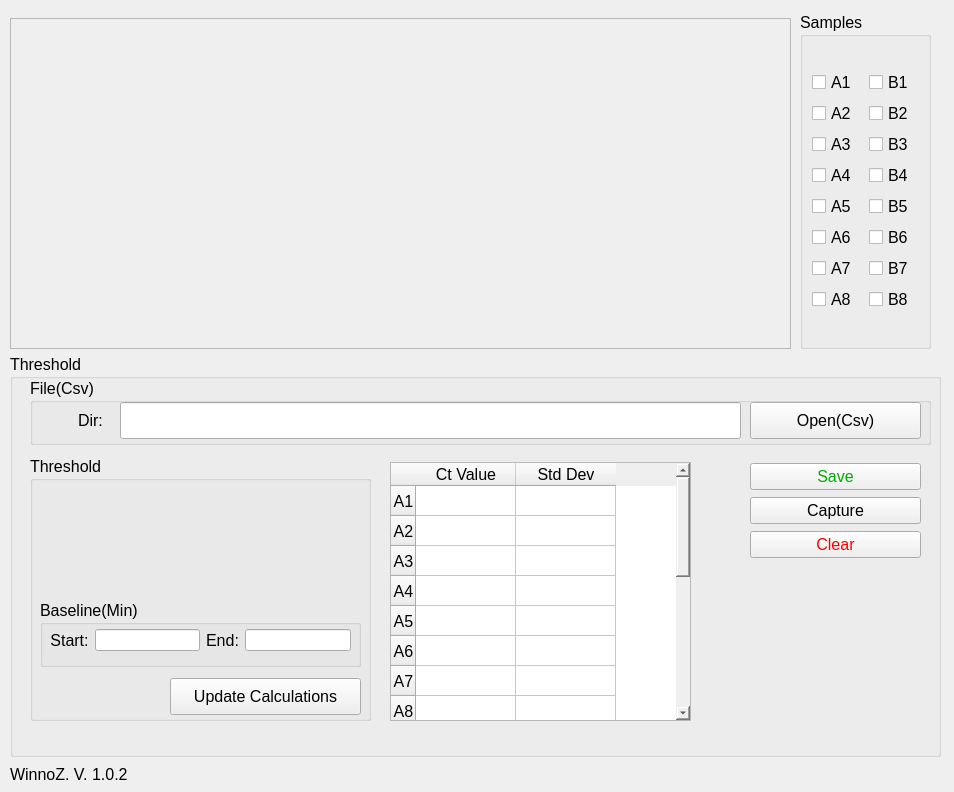
<?xml version="1.0" encoding="UTF-8"?>
<ui version="4.0">
 <class>MainWindow</class>
 <widget class="QMainWindow" name="MainWindow">
  <property name="geometry">
   <rect>
    <x>0</x>
    <y>0</y>
    <width>954</width>
    <height>792</height>
   </rect>
  </property>
  <property name="windowTitle">
   <string>Amplification Plot</string>
  </property>
  <widget class="QWidget" name="centralwidget">
   <widget class="QGroupBox" name="groupBox">
    <property name="geometry">
     <rect>
      <x>10</x>
      <y>354</y>
      <width>931</width>
      <height>403</height>
     </rect>
    </property>
    <property name="font">
     <font>
      <pointsize>12</pointsize>
      <weight>50</weight>
      <bold>false</bold>
     </font>
    </property>
    <property name="styleSheet">
     <string notr="true">border-color: rgb(85, 255, 255);</string>
    </property>
    <property name="title">
     <string>Threshold</string>
    </property>
    <widget class="QGroupBox" name="Threshold">
     <property name="geometry">
      <rect>
       <x>20</x>
       <y>102</y>
       <width>341</width>
       <height>265</height>
      </rect>
     </property>
     <property name="font">
      <font>
       <pointsize>12</pointsize>
       <weight>50</weight>
       <bold>false</bold>
      </font>
     </property>
     <property name="title">
      <string>Threshold</string>
     </property>
     <widget class="QGroupBox" name="Baseline">
      <property name="geometry">
       <rect>
        <x>10</x>
        <y>144</y>
        <width>321</width>
        <height>67</height>
       </rect>
      </property>
      <property name="font">
       <font>
        <pointsize>12</pointsize>
        <weight>50</weight>
        <bold>false</bold>
       </font>
      </property>
      <property name="title">
       <string>Baseline(Min)</string>
      </property>
      <widget class="QWidget" name="">
       <property name="geometry">
        <rect>
         <x>10</x>
         <y>25</y>
         <width>301</width>
         <height>31</height>
        </rect>
       </property>
       <layout class="QGridLayout" name="baseline">
        <item row="0" column="0">
         <widget class="QLabel" name="baseline_start">
          <property name="font">
           <font>
            <pointsize>12</pointsize>
            <weight>50</weight>
            <bold>false</bold>
           </font>
          </property>
          <property name="text">
           <string>Start:</string>
          </property>
          <property name="alignment">
           <set>Qt::AlignCenter</set>
          </property>
         </widget>
        </item>
        <item row="0" column="1">
         <widget class="QLineEdit" name="baseline_start_time">
          <property name="alignment">
           <set>Qt::AlignCenter</set>
          </property>
         </widget>
        </item>
        <item row="0" column="2">
         <widget class="QLabel" name="baseline_end">
          <property name="font">
           <font>
            <pointsize>12</pointsize>
            <weight>50</weight>
            <bold>false</bold>
           </font>
          </property>
          <property name="text">
           <string>End:</string>
          </property>
          <property name="alignment">
           <set>Qt::AlignCenter</set>
          </property>
         </widget>
        </item>
        <item row="0" column="3">
         <widget class="QLineEdit" name="baseline_end_time">
          <property name="alignment">
           <set>Qt::AlignCenter</set>
          </property>
         </widget>
        </item>
       </layout>
      </widget>
     </widget>
     <widget class="QPushButton" name="update_calculation">
      <property name="geometry">
       <rect>
        <x>140</x>
        <y>222</y>
        <width>191</width>
        <height>37</height>
       </rect>
      </property>
      <property name="font">
       <font>
        <pointsize>12</pointsize>
        <weight>50</weight>
        <bold>false</bold>
       </font>
      </property>
      <property name="text">
       <string>Update Calculations</string>
      </property>
     </widget>
    </widget>
    <widget class="QWidget" name="verticalLayoutWidget">
     <property name="geometry">
      <rect>
       <x>380</x>
       <y>108</y>
       <width>301</width>
       <height>259</height>
      </rect>
     </property>
     <layout class="QGridLayout" name="result_grip">
      <item row="0" column="0">
       <widget class="QTableWidget" name="result_value">
        <property name="font">
         <font>
          <pointsize>12</pointsize>
          <weight>50</weight>
          <bold>false</bold>
         </font>
        </property>
        <row>
         <property name="text">
          <string>A1</string>
         </property>
         <property name="font">
          <font>
           <pointsize>12</pointsize>
          </font>
         </property>
         <property name="textAlignment">
          <set>AlignCenter</set>
         </property>
        </row>
        <row>
         <property name="text">
          <string>A2</string>
         </property>
         <property name="font">
          <font>
           <pointsize>12</pointsize>
          </font>
         </property>
         <property name="textAlignment">
          <set>AlignCenter</set>
         </property>
        </row>
        <row>
         <property name="text">
          <string>A3</string>
         </property>
         <property name="font">
          <font>
           <pointsize>12</pointsize>
          </font>
         </property>
         <property name="textAlignment">
          <set>AlignCenter</set>
         </property>
        </row>
        <row>
         <property name="text">
          <string>A4</string>
         </property>
         <property name="font">
          <font>
           <pointsize>12</pointsize>
          </font>
         </property>
         <property name="textAlignment">
          <set>AlignCenter</set>
         </property>
        </row>
        <row>
         <property name="text">
          <string>A5</string>
         </property>
         <property name="font">
          <font>
           <pointsize>12</pointsize>
          </font>
         </property>
         <property name="textAlignment">
          <set>AlignCenter</set>
         </property>
        </row>
        <row>
         <property name="text">
          <string>A6</string>
         </property>
         <property name="font">
          <font>
           <pointsize>12</pointsize>
          </font>
         </property>
         <property name="textAlignment">
          <set>AlignCenter</set>
         </property>
        </row>
        <row>
         <property name="text">
          <string>A7</string>
         </property>
         <property name="font">
          <font>
           <pointsize>12</pointsize>
          </font>
         </property>
         <property name="textAlignment">
          <set>AlignCenter</set>
         </property>
        </row>
        <row>
         <property name="text">
          <string>A8</string>
         </property>
         <property name="font">
          <font>
           <pointsize>12</pointsize>
          </font>
         </property>
         <property name="textAlignment">
          <set>AlignCenter</set>
         </property>
        </row>
        <row>
         <property name="text">
          <string>B1</string>
         </property>
         <property name="font">
          <font>
           <pointsize>12</pointsize>
          </font>
         </property>
         <property name="textAlignment">
          <set>AlignCenter</set>
         </property>
        </row>
        <row>
         <property name="text">
          <string>B2</string>
         </property>
         <property name="font">
          <font>
           <pointsize>12</pointsize>
          </font>
         </property>
         <property name="textAlignment">
          <set>AlignCenter</set>
         </property>
        </row>
        <row>
         <property name="text">
          <string>B3</string>
         </property>
         <property name="font">
          <font>
           <pointsize>12</pointsize>
          </font>
         </property>
         <property name="textAlignment">
          <set>AlignCenter</set>
         </property>
        </row>
        <row>
         <property name="text">
          <string>B4</string>
         </property>
         <property name="font">
          <font>
           <pointsize>12</pointsize>
          </font>
         </property>
         <property name="textAlignment">
          <set>AlignCenter</set>
         </property>
        </row>
        <row>
         <property name="text">
          <string>B5</string>
         </property>
         <property name="font">
          <font>
           <pointsize>12</pointsize>
          </font>
         </property>
         <property name="textAlignment">
          <set>AlignCenter</set>
         </property>
        </row>
        <row>
         <property name="text">
          <string>B6</string>
         </property>
         <property name="font">
          <font>
           <pointsize>12</pointsize>
          </font>
         </property>
         <property name="textAlignment">
          <set>AlignCenter</set>
         </property>
        </row>
        <row>
         <property name="text">
          <string>B7</string>
         </property>
         <property name="font">
          <font>
           <pointsize>12</pointsize>
          </font>
         </property>
         <property name="textAlignment">
          <set>AlignCenter</set>
         </property>
        </row>
        <row>
         <property name="text">
          <string>B8</string>
         </property>
         <property name="font">
          <font>
           <pointsize>12</pointsize>
          </font>
         </property>
         <property name="textAlignment">
          <set>AlignCenter</set>
         </property>
        </row>
        <column>
         <property name="text">
          <string>Ct Value</string>
         </property>
         <property name="font">
          <font>
           <pointsize>12</pointsize>
          </font>
         </property>
         <property name="textAlignment">
          <set>AlignCenter</set>
         </property>
        </column>
        <column>
         <property name="text">
          <string>Std Dev</string>
         </property>
         <property name="font">
          <font>
           <pointsize>12</pointsize>
          </font>
         </property>
         <property name="textAlignment">
          <set>AlignCenter</set>
         </property>
        </column>
        <item row="0" column="0">
         <property name="text">
          <string/>
         </property>
         <property name="flags">
          <set>ItemIsSelectable|ItemIsEditable|ItemIsDragEnabled|ItemIsDropEnabled|ItemIsUserCheckable|ItemIsEnabled|ItemIsTristate</set>
         </property>
        </item>
        <item row="0" column="1">
         <property name="text">
          <string/>
         </property>
         <property name="font">
          <font>
           <pointsize>12</pointsize>
          </font>
         </property>
         <property name="textAlignment">
          <set>AlignCenter</set>
         </property>
        </item>
       </widget>
      </item>
     </layout>
    </widget>
    <widget class="QGroupBox" name="File">
     <property name="geometry">
      <rect>
       <x>20</x>
       <y>24</y>
       <width>901</width>
       <height>67</height>
      </rect>
     </property>
     <property name="font">
      <font>
       <pointsize>12</pointsize>
       <weight>50</weight>
       <bold>false</bold>
      </font>
     </property>
     <property name="title">
      <string>File(Csv)</string>
     </property>
     <widget class="QLabel" name="file_csv">
      <property name="geometry">
       <rect>
        <x>10</x>
        <y>30</y>
        <width>101</width>
        <height>25</height>
       </rect>
      </property>
      <property name="font">
       <font>
        <pointsize>12</pointsize>
        <weight>50</weight>
        <bold>false</bold>
       </font>
      </property>
      <property name="text">
       <string>Dir:</string>
      </property>
      <property name="alignment">
       <set>Qt::AlignCenter</set>
      </property>
     </widget>
     <widget class="QLineEdit" name="file_csv_input">
      <property name="geometry">
       <rect>
        <x>90</x>
        <y>24</y>
        <width>621</width>
        <height>37</height>
       </rect>
      </property>
      <property name="font">
       <font>
        <pointsize>12</pointsize>
        <weight>50</weight>
        <bold>false</bold>
       </font>
      </property>
     </widget>
     <widget class="QPushButton" name="update_calculation_2">
      <property name="geometry">
       <rect>
        <x>720</x>
        <y>24</y>
        <width>171</width>
        <height>37</height>
       </rect>
      </property>
      <property name="font">
       <font>
        <pointsize>12</pointsize>
       </font>
      </property>
      <property name="text">
       <string>Open(Csv)</string>
      </property>
     </widget>
    </widget>
    <widget class="QWidget" name="">
     <property name="geometry">
      <rect>
       <x>740</x>
       <y>108</y>
       <width>171</width>
       <height>97</height>
      </rect>
     </property>
     <layout class="QVBoxLayout" name="verticalLayout">
      <item>
       <widget class="QPushButton" name="update_calculation_3">
        <property name="font">
         <font>
          <pointsize>12</pointsize>
         </font>
        </property>
        <property name="styleSheet">
         <string notr="true">color: rgb(0, 170, 0);</string>
        </property>
        <property name="text">
         <string>Save</string>
        </property>
       </widget>
      </item>
      <item>
       <widget class="QPushButton" name="update_calculation_5">
        <property name="font">
         <font>
          <pointsize>12</pointsize>
         </font>
        </property>
        <property name="text">
         <string>Capture</string>
        </property>
       </widget>
      </item>
      <item>
       <widget class="QPushButton" name="update_calculation_4">
        <property name="font">
         <font>
          <pointsize>12</pointsize>
         </font>
        </property>
        <property name="styleSheet">
         <string notr="true">color: rgb(255, 0, 0);</string>
        </property>
        <property name="text">
         <string>Clear</string>
        </property>
       </widget>
      </item>
     </layout>
    </widget>
   </widget>
   <widget class="QGroupBox" name="Sample">
    <property name="geometry">
     <rect>
      <x>800</x>
      <y>12</y>
      <width>131</width>
      <height>337</height>
     </rect>
    </property>
    <property name="font">
     <font>
      <pointsize>12</pointsize>
     </font>
    </property>
    <property name="title">
     <string>Samples</string>
    </property>
    <layout class="QGridLayout" name="gridLayout_3">
     <item row="0" column="0">
      <layout class="QGridLayout" name="gridLayout">
       <item row="0" column="0">
        <layout class="QVBoxLayout" name="verticalLayout_A">
         <item>
          <widget class="QCheckBox" name="checkBox_A1">
           <property name="text">
            <string>A1</string>
           </property>
          </widget>
         </item>
         <item>
          <widget class="QCheckBox" name="checkBox_A2">
           <property name="text">
            <string>A2</string>
           </property>
          </widget>
         </item>
         <item>
          <widget class="QCheckBox" name="checkBox_A3">
           <property name="text">
            <string>A3</string>
           </property>
          </widget>
         </item>
         <item>
          <widget class="QCheckBox" name="checkBox_A4">
           <property name="text">
            <string>A4</string>
           </property>
          </widget>
         </item>
         <item>
          <widget class="QCheckBox" name="checkBox_A5">
           <property name="text">
            <string>A5</string>
           </property>
          </widget>
         </item>
         <item>
          <widget class="QCheckBox" name="checkBox_A6">
           <property name="text">
            <string>A6</string>
           </property>
          </widget>
         </item>
         <item>
          <widget class="QCheckBox" name="checkBox_A7">
           <property name="text">
            <string>A7</string>
           </property>
          </widget>
         </item>
         <item>
          <widget class="QCheckBox" name="checkBox_A8">
           <property name="text">
            <string>A8</string>
           </property>
          </widget>
         </item>
        </layout>
       </item>
       <item row="0" column="1">
        <layout class="QVBoxLayout" name="verticalLayout_B">
         <item>
          <widget class="QCheckBox" name="checkBox_B1">
           <property name="text">
            <string>B1</string>
           </property>
          </widget>
         </item>
         <item>
          <widget class="QCheckBox" name="checkBox_B2">
           <property name="text">
            <string>B2</string>
           </property>
          </widget>
         </item>
         <item>
          <widget class="QCheckBox" name="checkBox_B3">
           <property name="text">
            <string>B3</string>
           </property>
          </widget>
         </item>
         <item>
          <widget class="QCheckBox" name="checkBox_B4">
           <property name="text">
            <string>B4</string>
           </property>
          </widget>
         </item>
         <item>
          <widget class="QCheckBox" name="checkBox_B5">
           <property name="text">
            <string>B5</string>
           </property>
          </widget>
         </item>
         <item>
          <widget class="QCheckBox" name="checkBox_B6">
           <property name="text">
            <string>B6</string>
           </property>
          </widget>
         </item>
         <item>
          <widget class="QCheckBox" name="checkBox_B7">
           <property name="text">
            <string>B7</string>
           </property>
          </widget>
         </item>
         <item>
          <widget class="QCheckBox" name="checkBox_B8">
           <property name="text">
            <string>B8</string>
           </property>
          </widget>
         </item>
        </layout>
       </item>
      </layout>
     </item>
    </layout>
   </widget>
   <widget class="QLabel" name="label_8">
    <property name="geometry">
     <rect>
      <x>10</x>
      <y>762</y>
      <width>301</width>
      <height>25</height>
     </rect>
    </property>
    <property name="font">
     <font>
      <pointsize>12</pointsize>
     </font>
    </property>
    <property name="text">
     <string>WinnoZ. V. 1.0.2</string>
    </property>
   </widget>
   <widget class="QFrame" name="frame">
    <property name="geometry">
     <rect>
      <x>10</x>
      <y>18</y>
      <width>781</width>
      <height>331</height>
     </rect>
    </property>
    <property name="frameShape">
     <enum>QFrame::StyledPanel</enum>
    </property>
    <property name="frameShadow">
     <enum>QFrame::Raised</enum>
    </property>
   </widget>
  </widget>
 </widget>
 <resources/>
 <connections/>
</ui>
